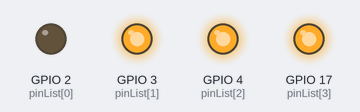
This program was run on a simulated Raspberry Pi (BCM pin numbers). On the bench: output pins drawn as LEDs (lit = HIGH).

Above: at 0.05 s.
At 0.55 s:
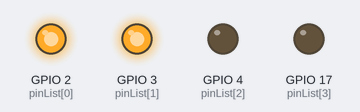
At 0.85 s:
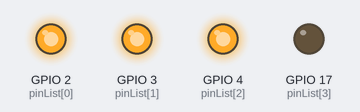
At 1.75 s:
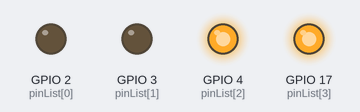
At 2.65 s:
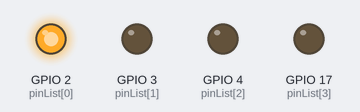
At 3.55 s:
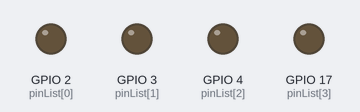
Timing chart, 0 to 3.9 s (numbered marks = the images above):
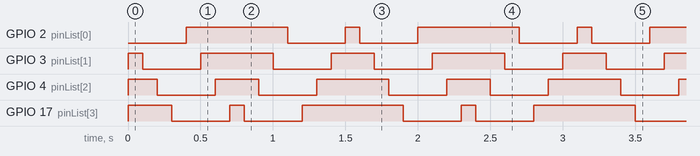

The program:

load_test_pattern1.py
```python
#!/usr/bin/python
import RPi.GPIO as GPIO
import time

GPIO.setmode(GPIO.BCM)

# init list with pin numbers

pinList = [2, 3, 4, 17]

# loop through pins and set mode and state to 'high'

for i in pinList:
    GPIO.setup(i, GPIO.OUT)
    GPIO.output(i, GPIO.HIGH)

# time to sleep between operations in the main loop

SleepTimeS = 0.1

# main loop

try:
  while True:

    for i in pinList:
      GPIO.output(i, GPIO.LOW)
      time.sleep(SleepTimeS);

    for i in pinList:
      GPIO.output(i, GPIO.HIGH)
      time.sleep(SleepTimeS);

    pinList.reverse()

# End program cleanly with keyboard
except KeyboardInterrupt:
  print ("  Quit")

  # Reset GPIO settings
  GPIO.cleanup()

# find more information on this script at
# http://youtu.be/WpM1aq4B8-A
```

Measured:
- by itself, GPIO 2 (pinList[0]): repeats every 1.6 s: LOW 0.40 s, HIGH 0.10 s, LOW 0.40 s, HIGH 0.70 s
- by itself, GPIO 3 (pinList[1]): repeats every 1.6 s: HIGH 0.50 s, LOW 0.40 s, HIGH 0.30 s, LOW 0.40 s
- by itself, GPIO 4 (pinList[2]): repeats every 1.6 s: HIGH 0.30 s, LOW 0.40 s, HIGH 0.50 s, LOW 0.40 s
- by itself, GPIO 17 (pinList[3]): repeats every 1.6 s: HIGH 0.10 s, LOW 0.40 s, HIGH 0.70 s, LOW 0.40 s
